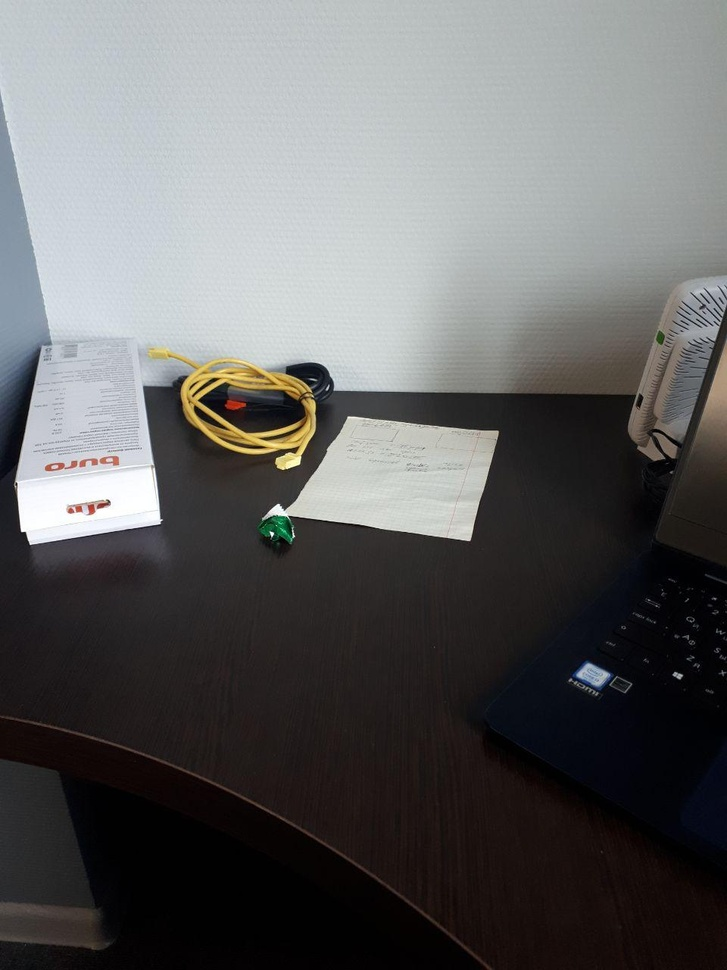
//> input picture implementetion/c++/test_libs_func/photo_1.jpg, 727 x 970 px, shrunk from 960 x 1280 before the run
$ ./Features_Detect test_libs_func/photo_1.jpg test_libs_func/photo_2.jpg   (built with g++ and OpenCV 4)
//> lines starting //> are read from the running program, lines starting //| are printed output that depends on the picture
#include <stdio.h>
#include <iostream>
#include "opencv2/core.hpp"
#include "opencv2/features2d.hpp"
#include "opencv2/xfeatures2d.hpp"
#include "opencv2/highgui.hpp"

using namespace cv;
using namespace cv::xfeatures2d;

void readme();

/** @function main */
int main( int argc, char** argv )
{
  if( argc != 3 )
  { readme(); return -1; }

  Mat img_1 = imread( argv[1], IMREAD_GRAYSCALE );
//> img_1: 970 rows x 727 cols, CV_8UC1; min 0, max 255, mean 98.9
  Mat img_2 = imread( argv[2], IMREAD_GRAYSCALE );
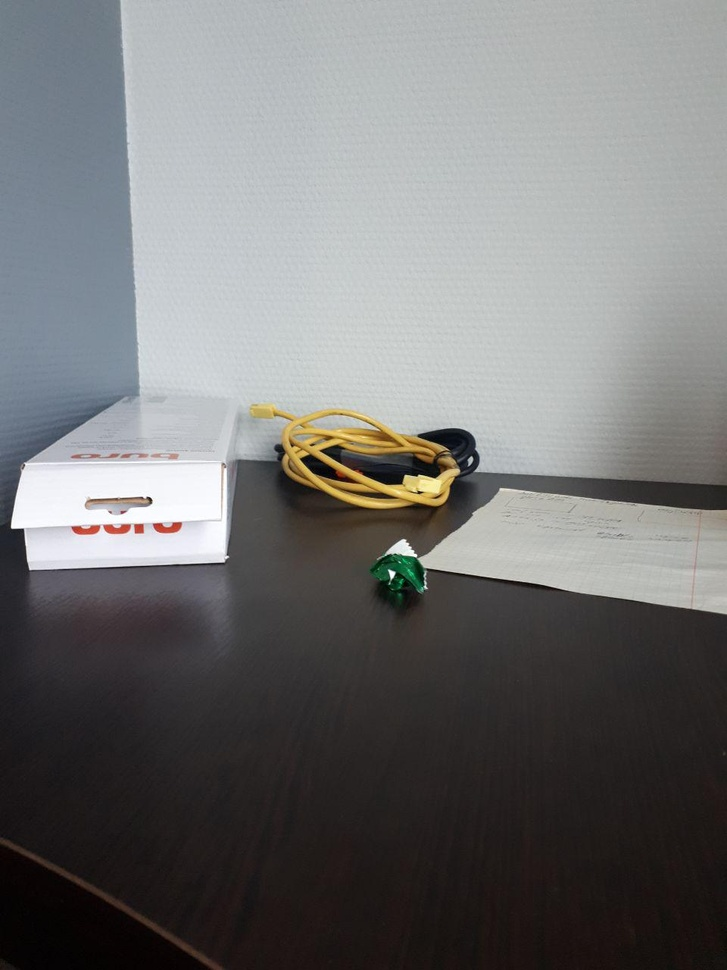
//> input picture implementetion/c++/test_libs_func/photo_2.jpg, 727 x 970 px, shrunk from 960 x 1280 before the run
//> img_2: 970 rows x 727 cols, CV_8UC1; min 0, max 255, mean 116.1

  if( !img_1.data || !img_2.data )
  { std::cout<< " --(!) Error reading images " << std::endl; return -1; }

  //-- Step 1: Detect the keypoints using SURF Detector
  // int minHessian = 400;

  Ptr<FastFeatureDetector> detector = FastFeatureDetector::create(FastFeatureDetector::TYPE_9_16);

  std::vector<KeyPoint> keypoints_1, keypoints_2;

  detector->detect( img_1, keypoints_1 );
//> keypoints_1 = 18258 keypoints; strongest (x, y, size): (272, 533, 7), (25, 533, 7), (21, 530, 7), (278, 504, 7)
  detector->detect( img_2, keypoints_2 );
//> keypoints_2 = 15850 keypoints; strongest (x, y, size): (148, 497, 7), (12, 527, 7), (394, 573, 7), (389, 570, 7)

  std::cout << "size of vector_1 = " << keypoints_1.size() << std::endl;
//| size of vector_1 = 18258
  std::cout << "size of vector_2 = " << keypoints_2.size() << std::endl;
//| size of vector_2 = 15850

  //-- Draw keypoints
  Mat img_keypoints_1; Mat img_keypoints_2;

  drawKeypoints( img_1, keypoints_1, img_keypoints_1, Scalar::all(-1), DrawMatchesFlags::DEFAULT );
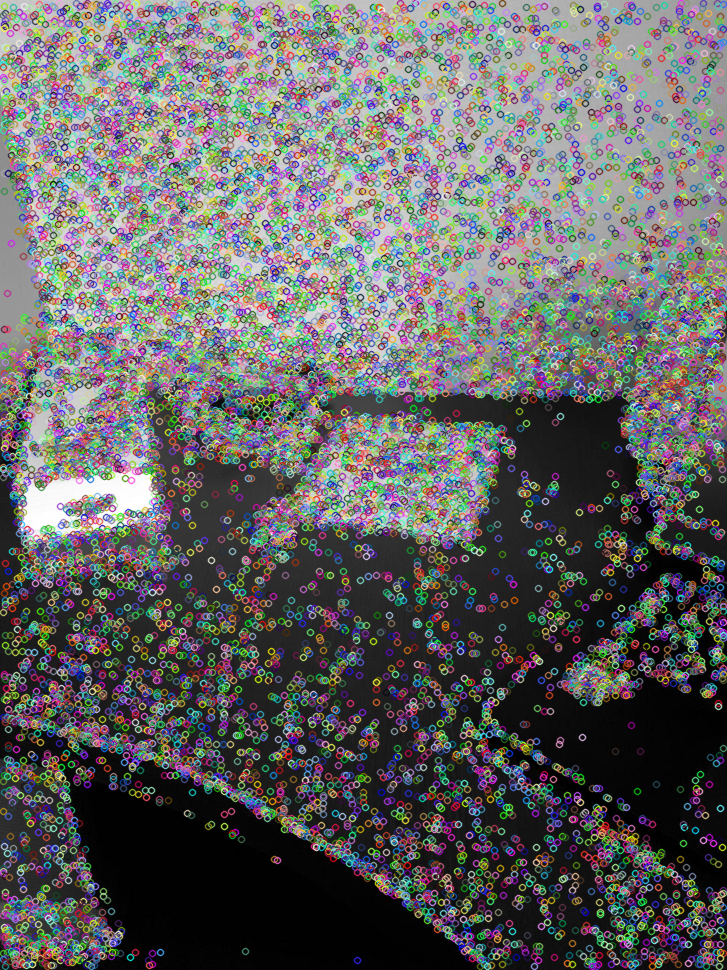
//> img_keypoints_1: 970 rows x 727 cols, CV_8UC3; mean B, G, R 99.2, 99.3, 99.6
  drawKeypoints( img_2, keypoints_2, img_keypoints_2, Scalar::all(-1), DrawMatchesFlags::DEFAULT );
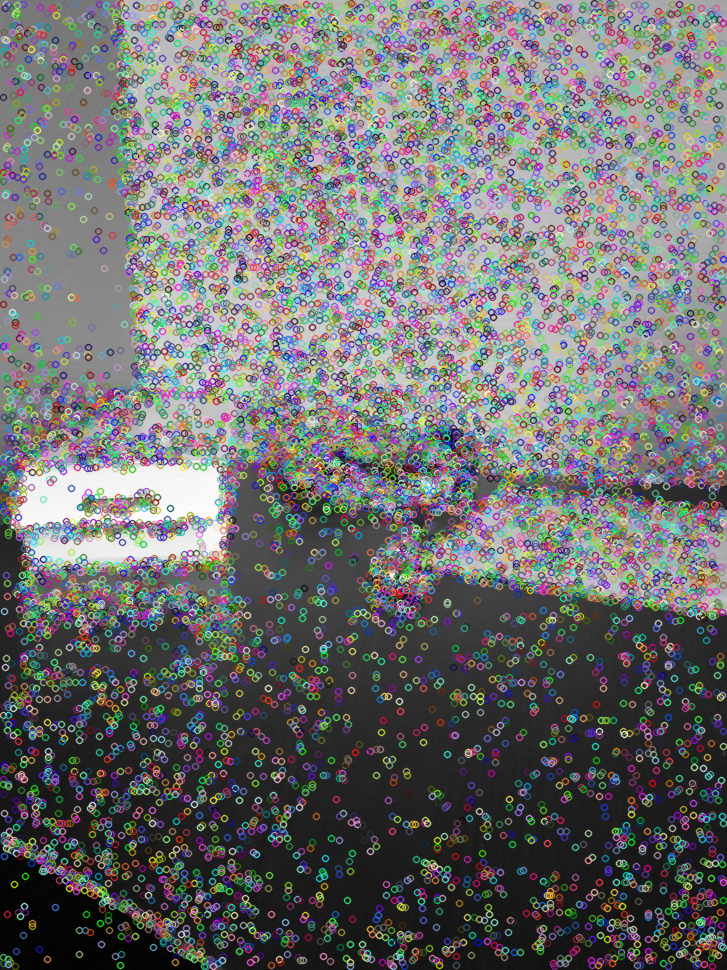
//> img_keypoints_2: 970 rows x 727 cols, CV_8UC3; mean B, G, R 111.3, 111.4, 111

  //-- Show detected (drawn) keypoints
  imshow("Keypoints 1", img_keypoints_1 );
  imshow("Keypoints 2", img_keypoints_2 );

  waitKey(0);

  return 0;
  }

  /** @function readme */
  void readme()
  { std::cout << " Usage: ./SURF_detector <img1> <img2>" << std::endl; }
